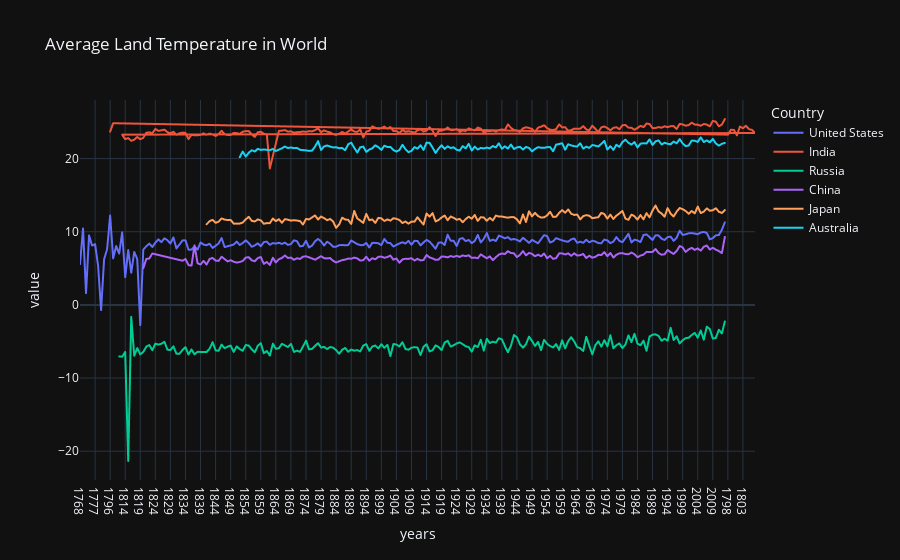

The notebook cell this image was saved under:
### Code cell
import plotly.express as px
fig=px.line(avg_temp,x="years",y=["AverageTemperature"],color='Country',title="Average Land Temperature in World",template="plotly_dark")
fig.show()

### Figure 1 — Plotly figure (JSON) as saved in the notebook; plotly's stock layout.template omitted (floating-point values rounded to 4 significant figures; data arrays with more than 128 entries replaced by an {"elided": "..."} marker saying what was removed)
{"data": [{"hovertemplate": "Country=United States<br>variable=AverageTemperature<br>years=%{x}<br>value=%{y}<extra></extra>", "legendgroup": "United States", "line": {"color": "#636efa", "dash": "solid"}, "mode": "lines", "name": "United States", "showlegend": true, "type": "scattergl", "x": {"elided": "215 str values"}, "xaxis": "x", "y": {"elided": "215 float values"}, "yaxis": "y"}, {"hovertemplate": "Country=India<br>variable=AverageTemperature<br>years=%{x}<br>value=%{y}<extra></extra>", "legendgroup": "India", "line": {"color": "#EF553B", "dash": "solid"}, "mode": "lines", "name": "India", "showlegend": true, "type": "scattergl", "x": {"elided": "211 str values"}, "xaxis": "x", "y": {"elided": "211 float values"}, "yaxis": "y"}, {"hovertemplate": "Country=Russia<br>variable=AverageTemperature<br>years=%{x}<br>value=%{y}<extra></extra>", "legendgroup": "Russia", "line": {"color": "#00cc96", "dash": "solid"}, "mode": "lines", "name": "Russia", "showlegend": true, "type": "scattergl", "x": {"elided": "202 str values"}, "xaxis": "x", "y": {"elided": "202 float values"}, "yaxis": "y"}, {"hovertemplate": "Country=China<br>variable=AverageTemperature<br>years=%{x}<br>value=%{y}<extra></extra>", "legendgroup": "China", "line": {"color": "#ab63fa", "dash": "solid"}, "mode": "lines", "name": "China", "showlegend": true, "type": "scattergl", "x": {"elided": "185 str values"}, "xaxis": "x", "y": {"elided": "185 float values"}, "yaxis": "y"}, {"hovertemplate": "Country=Japan<br>variable=AverageTemperature<br>years=%{x}<br>value=%{y}<extra></extra>", "legendgroup": "Japan", "line": {"color": "#FFA15A", "dash": "solid"}, "mode": "lines", "name": "Japan", "showlegend": true, "type": "scattergl", "x": {"elided": "173 str values"}, "xaxis": "x", "y": {"elided": "173 float values"}, "yaxis": "y"}, {"hovertemplate": "Country=Australia<br>variable=AverageTemperature<br>years=%{x}<br>value=%{y}<extra></extra>", "legendgroup": "Australia", "line": {"color": "#19d3f3", "dash": "solid"}, "mode": "lines", "name": "Australia", "showlegend": true, "type": "scattergl", "x": {"elided": "162 str values"}, "xaxis": "x", "y": {"elided": "162 float values"}, "yaxis": "y"}], "layout": {"legend": {"title": {"text": "Country"}, "tracegroupgap": 0}, "title": {"text": "Average Land Temperature in World"}, "xaxis": {"anchor": "y", "domain": [0, 1], "title": {"text": "years"}}, "yaxis": {"anchor": "x", "domain": [0, 1], "title": {"text": "value"}}}}
